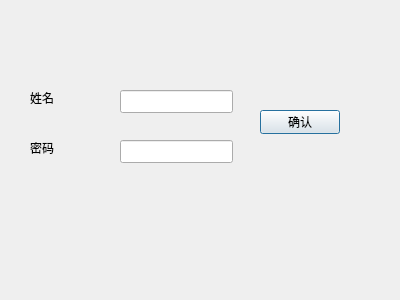
<?xml version="1.0" encoding="UTF-8"?>
<ui version="4.0">
 <class>RegisterDialog</class>
 <widget class="QDialog" name="RegisterDialog">
  <property name="geometry">
   <rect>
    <x>0</x>
    <y>0</y>
    <width>400</width>
    <height>300</height>
   </rect>
  </property>
  <property name="windowTitle">
   <string>注册或修改</string>
  </property>
  <widget class="QLineEdit" name="lineEditUsername">
   <property name="geometry">
    <rect>
     <x>120</x>
     <y>90</y>
     <width>113</width>
     <height>23</height>
    </rect>
   </property>
  </widget>
  <widget class="QLineEdit" name="lineEditPassword">
   <property name="geometry">
    <rect>
     <x>120</x>
     <y>140</y>
     <width>113</width>
     <height>23</height>
    </rect>
   </property>
  </widget>
  <widget class="QPushButton" name="pushButton">
   <property name="geometry">
    <rect>
     <x>260</x>
     <y>110</y>
     <width>80</width>
     <height>24</height>
    </rect>
   </property>
   <property name="text">
    <string>确认</string>
   </property>
  </widget>
  <widget class="QLabel" name="label">
   <property name="geometry">
    <rect>
     <x>30</x>
     <y>90</y>
     <width>54</width>
     <height>16</height>
    </rect>
   </property>
   <property name="text">
    <string>姓名</string>
   </property>
  </widget>
  <widget class="QLabel" name="label_2">
   <property name="geometry">
    <rect>
     <x>30</x>
     <y>140</y>
     <width>54</width>
     <height>16</height>
    </rect>
   </property>
   <property name="text">
    <string>密码</string>
   </property>
  </widget>
 </widget>
 <resources/>
 <connections/>
</ui>
